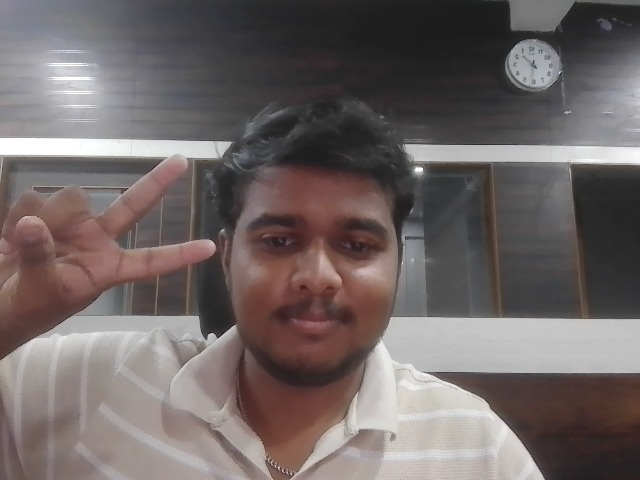
#> input picture backend/faces_db/SWZ100/sample_0.jpg, 640 x 480 px
$ python -i face_engine.py   (imports and definitions only)
#> lines starting #> are read from the running program, lines starting #| are printed output that depends on the picture
#> further down, picture is the input picture: shape (480, 640, 3); mean B, G, R 101.4, 102.3, 111.5
import os
import cv2
import numpy as np
import pickle
import logging

# Configure logging
# [1 line not run here, left out]
logger = logging.getLogger(__name__)

FACES_DB_PATH = os.path.abspath("faces_db")
RECOGNIZER_PATH = os.path.join(FACES_DB_PATH, "lbph_model.yml")
LABELS_PATH = os.path.join(FACES_DB_PATH, "labels.pkl")

# [2 lines not run here, left out]

# Face detector (lightweight, always available)
face_cascade = cv2.CascadeClassifier(cv2.data.haarcascades + 'haarcascade_frontalface_default.xml')

# LBPH Face Recognizer (lightweight, works in 512MB RAM)
recognizer = cv2.face.LBPHFaceRecognizer_create(
    radius=2,
    neighbors=16,
    grid_x=8,
    grid_y=8
)

# Label mapping: numeric label -> emp_id
label_map = {}
is_trained = False


# [21 lines left out: function sync_faces_from_db, not called in this run]


def train_recognizer():
    """
    Trains the LBPH recognizer using all face images in faces_db.
    This is lightweight and fast (~1-2 seconds for 50 images).
    """
    global label_map, is_trained

    faces = []
    labels = []
    label_map = {}
    current_label = 0

    if not os.path.exists(FACES_DB_PATH):
        logger.warning("faces_db directory does not exist.")
        is_trained = False
        return

    for emp_id in os.listdir(FACES_DB_PATH):
        emp_dir = os.path.join(FACES_DB_PATH, emp_id)
        if not os.path.isdir(emp_dir):
            continue

        images_found = False
        for img_file in os.listdir(emp_dir):
            if not img_file.lower().endswith(('.jpg', '.jpeg', '.png')):
                continue

            img_path = os.path.join(emp_dir, img_file)
            img = cv2.imread(img_path, cv2.IMREAD_GRAYSCALE)
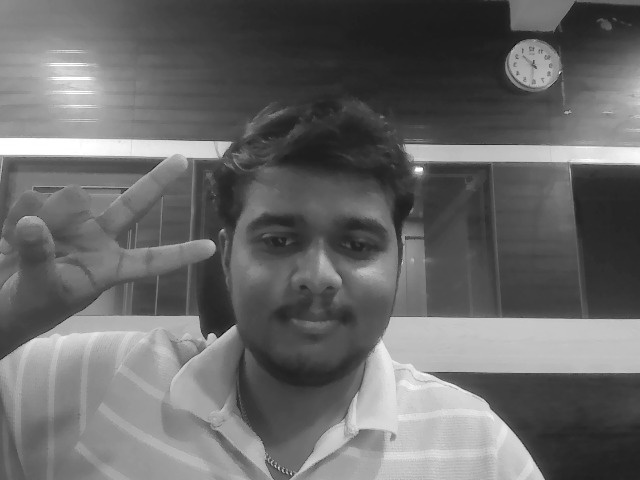
#> img: shape (480, 640); min 10, max 255, mean 104.9
            if img is None:
                continue

            # Detect face in the registered image
            detected_faces = face_cascade.detectMultiScale(img, 1.1, 4, minSize=(50, 50))
#> detected_faces = [[210, 162, 213, 213]]

            if len(detected_faces) > 0:
                (x, y, w, h) = detected_faces[0]
#> x = 210; y = 162; w = 213; h = 213
                face_roi = img[y:y+h, x:x+w]
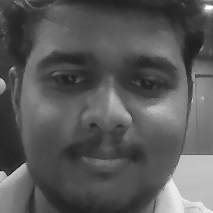
#> face_roi: shape (213, 213); min 11, max 255, mean 89.4
                face_roi = cv2.resize(face_roi, (200, 200))
#> face_roi: shape (200, 200)
                faces.append(face_roi)
                labels.append(current_label)
                images_found = True
            else:
                # If no face detected, use the whole image (resized)
                face_roi = cv2.resize(img, (200, 200))
                faces.append(face_roi)
                labels.append(current_label)
                images_found = True

        if images_found:
            label_map[current_label] = emp_id
            current_label += 1
#> pass 2 of the loop in train_recognizer, `for emp_id in os.listdir(FACES_DB_PATH):`:
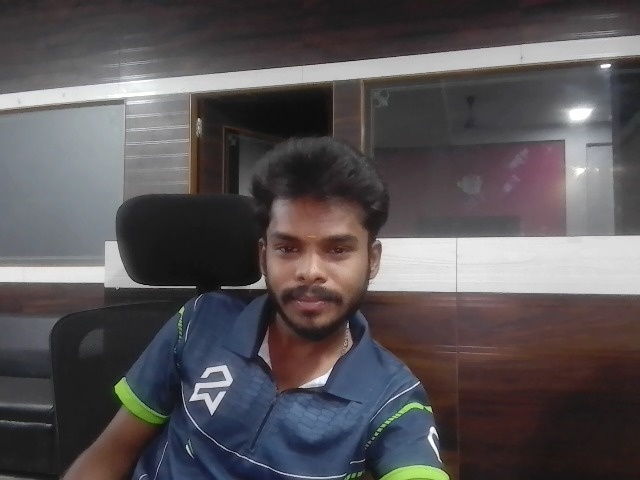
#> input picture backend/faces_db/SWZ101/sample_0.jpg, 640 x 480 px
#> in train_recognizer, `img = cv2.imread(img_path, cv2.IMREAD_GRAYSCALE)`:
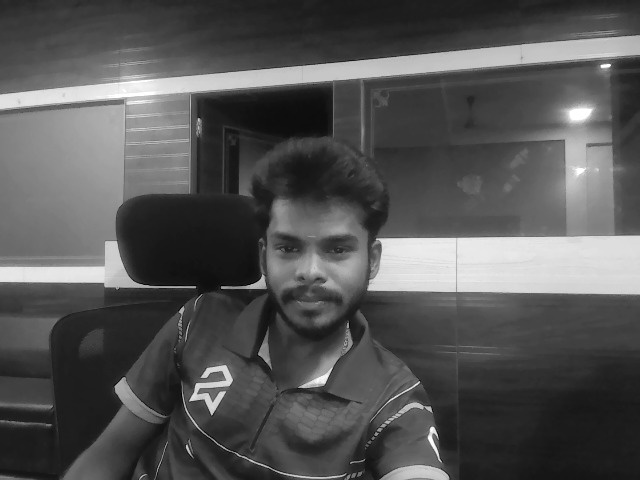
#> img: shape (480, 640); min 0, max 255, mean 84.6
#> in train_recognizer, `detected_faces = face_cascade.detectMultiScale(img, 1.1, 4, minSize=(5..`: detected_faces = [[250, 200, 127, 127]]
#> in train_recognizer, `(x, y, w, h) = detected_faces[0]`: x = 250; y = 200; w = 127
#> in train_recognizer, `face_roi = img[y:y+h, x:x+w]`:
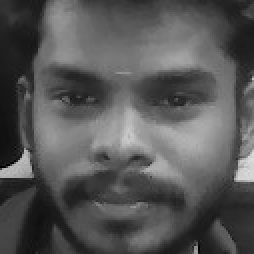
#> face_roi: shape (127, 127) (shown 2 times larger); min 0, max 220, mean 86.8
#> pass 3 of the loop in train_recognizer, `for emp_id in os.listdir(FACES_DB_PATH):`:
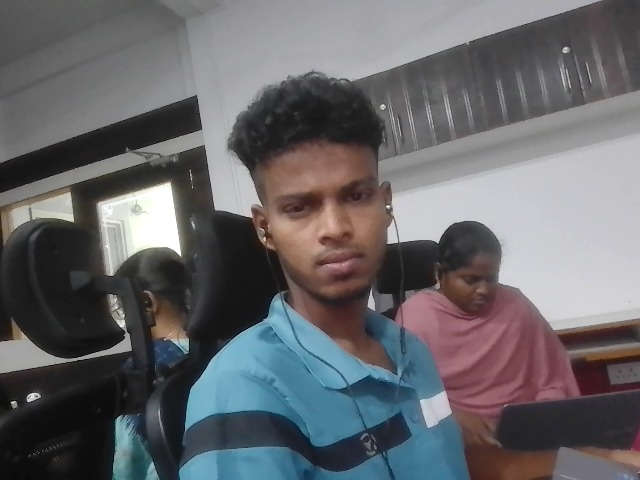
#> input picture backend/faces_db/SWZ102/sample_0.jpg, 640 x 480 px
#> in train_recognizer, `img = cv2.imread(img_path, cv2.IMREAD_GRAYSCALE)`:
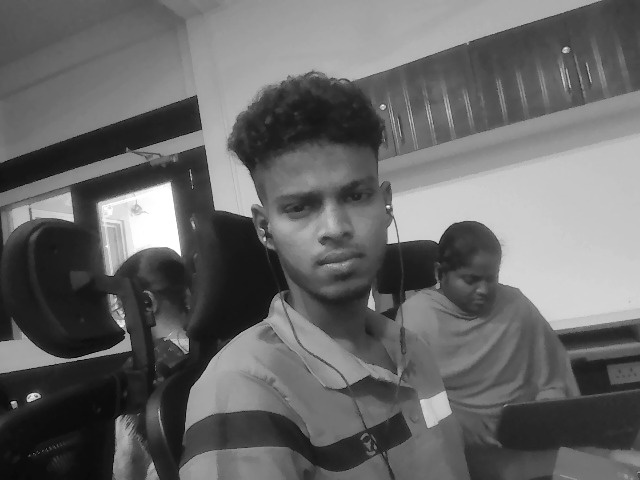
#> img: shape (480, 640); min 0, max 255, mean 103.2
#> in train_recognizer, `detected_faces = face_cascade.detectMultiScale(img, 1.1, 4, minSize=(5..`: detected_faces = [[263, 148, 140, 140]]
#> in train_recognizer, `(x, y, w, h) = detected_faces[0]`: x = 263; y = 148; w = 140
#> in train_recognizer, `face_roi = img[y:y+h, x:x+w]`:
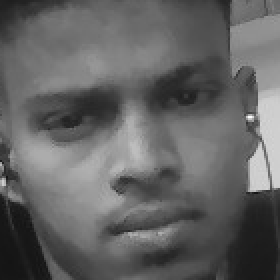
#> face_roi: shape (140, 140) (shown 2 times larger); min 19, max 253, mean 99.5

    if len(faces) == 0:
        logger.warning("TRAIN: No face images found to train on.")
        is_trained = False
        return

    logger.info(f"TRAIN: Training LBPH with {len(faces)} images across {len(label_map)} employees...")
    recognizer.train(faces, np.array(labels))

    # Save model and labels
    try:
        recognizer.save(RECOGNIZER_PATH)
        with open(LABELS_PATH, 'wb') as f:
            pickle.dump(label_map, f)
    except Exception as e:
        logger.error(f"TRAIN: Could not save model: {e}")

    is_trained = True
    logger.info(f"TRAIN: Model trained successfully! Labels: {label_map}")


def recognize_face(frame_np):
    """
    Recognizes faces in a given frame using LBPH.
    Returns a list of dicts with 'emp_id' and 'bbox'.
    """
    global is_trained, label_map

    # Try loading saved model if not trained yet
    if not is_trained:
        if os.path.exists(RECOGNIZER_PATH) and os.path.exists(LABELS_PATH):
            try:
                recognizer.read(RECOGNIZER_PATH)
                with open(LABELS_PATH, 'rb') as f:
                    label_map = pickle.load(f)
                is_trained = True
                logger.info(f"LOADED saved LBPH model with labels: {label_map}")
            except Exception as e:
                logger.error(f"Failed to load saved model: {e}")

        if not is_trained:
            # Try training from scratch
            train_recognizer()

        if not is_trained:
            logger.warning("No trained model available. Returning empty.")
            return []

    # Convert to grayscale for detection
    gray = cv2.cvtColor(frame_np, cv2.COLOR_BGR2GRAY)

    # Detect faces
    detected_faces = face_cascade.detectMultiScale(
        gray,
        scaleFactor=1.1,
        minNeighbors=4,
        minSize=(50, 50)
    )
#> detected_faces = [[210, 162, 213, 213]]

    if len(detected_faces) == 0:
        return []

    results = []
    for (x, y, w, h) in detected_faces:
        face_roi = gray[y:y+h, x:x+w]
        face_roi = cv2.resize(face_roi, (200, 200))

        try:
            label, confidence = recognizer.predict(face_roi)
            # LBPH confidence: lower = better match.
            distance = confidence / 100.0  # Normalize to 0-1 range

            logger.info(f"PREDICT: label={label}, confidence={confidence:.1f}, emp_id={label_map.get(label, 'UNKNOWN')}")

            if label in label_map and confidence < 160:
                results.append({
                    "emp_id": label_map[label],
                    "bbox": (int(x), int(y), int(w), int(h)),
                    "distance": distance
                })
            else:
                logger.info(f"REJECT: confidence {confidence:.1f} too high (>160) or label {label} not in map")
                results.append({
                    "emp_id": "unknown",
                    "bbox": (int(x), int(y), int(w), int(h)),
                    "distance": distance
                })
        except Exception as e:
            logger.error(f"PREDICT ERROR: {e}")
#> this loop made 1 pass
#> (x, y, w, h, label, confidence, distance) on pass 1: (210, 162, 213, 213, 0, 0, 0)
#> after the loop, results = 1 item

    return results


# [29 lines left out: function register_face, not called in this run]

>>> import cv2
>>> picture = cv2.imread('faces_db/SWZ100/sample_0.jpg')
>>> result = recognize_face(picture)
#> result = 1 item
